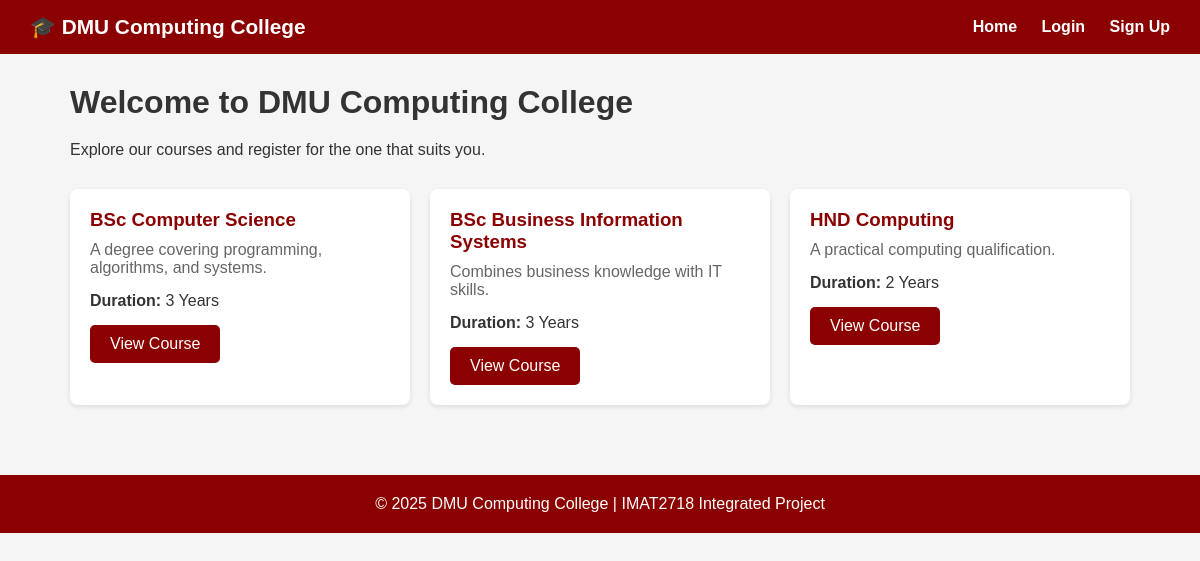
The page / on the database its author committed.
### tables this page shows
CREATE TABLE courses (
            id INTEGER PRIMARY KEY AUTOINCREMENT,
            name TEXT NOT NULL,
            description TEXT,
            duration TEXT
        );

### app.py (the view)
@app.route('/')
def index():
    db = get_db()
    courses = db.execute('SELECT * FROM courses').fetchall()
    db.close()
    return render_template('index.html', courses=courses)

### database.py (called while the page is built)
def get_db():
    conn = sqlite3.connect('college.db')
    conn.row_factory = sqlite3.Row
    return conn

### templates/index.html
{% extends 'base.html' %}
{% block content %}
<h1 style="margin-bottom:20px;">Welcome to DMU Computing College</h1>
<p style="margin-bottom:30px;">Explore our courses and register for the one that suits you.</p>
<div style="display: grid; grid-template-columns: repeat(auto-fill, minmax(300px, 1fr)); gap: 20px;">
    {% for course in courses %}
    <div class="card">
        <h3>{{ course['name'] }}</h3>
        <p style="margin-bottom:15px; color:#666;">{{ course['description'] }}</p>
        <p style="margin-bottom:15px;"><strong>Duration:</strong> {{ course['duration'] }}</p>
        <a href="/course/{{ course['id'] }}" class="btn btn-primary">View Course</a>
    </div>
    {% endfor %}
</div>
{% endblock %}

### templates/base.html (style rules this page uses)
* { margin: 0; padding: 0; box-sizing: border-box; }
body { font-family: Arial, sans-serif; background: #f5f5f5; color: #333; }
.btn { padding: 10px 20px; border: none; border-radius: 5px; cursor: pointer; text-decoration: none; display: inline-block; font-size: 1em; }
.btn-primary { background: #8B0000; color: white; }
.card { background: white; border-radius: 8px; padding: 20px; margin-bottom: 20px; box-shadow: 0 2px 5px rgba(0,0,0,0.1); }
.card h3 { color: #8B0000; margin-bottom: 10px; }

### rows shown on the page
courses: name "BSc Computer Science", description "A degree covering programming, algorithms, and systems.", duration "3 Years"
courses: name "BSc Business Information Systems", description "Combines business knowledge with IT skills.", duration "3 Years"
courses: name "HND Computing", description "A practical computing qualification.", duration "2 Years"
